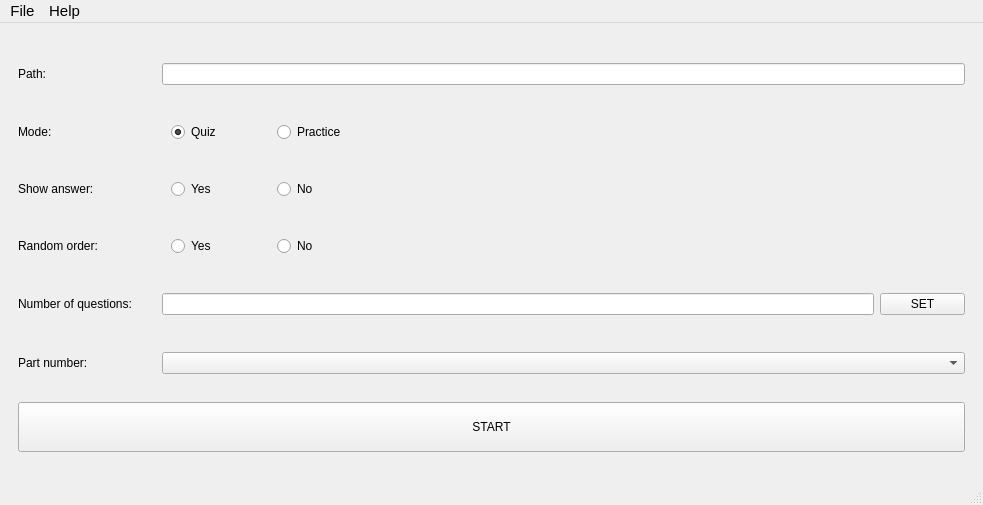
<?xml version="1.0" encoding="UTF-8"?>
<ui version="4.0">
 <class>MainWindow</class>
 <widget class="QMainWindow" name="MainWindow">
  <property name="geometry">
   <rect>
    <x>0</x>
    <y>0</y>
    <width>983</width>
    <height>505</height>
   </rect>
  </property>
  <property name="cursor">
   <cursorShape>ArrowCursor</cursorShape>
  </property>
  <property name="windowTitle">
   <string>HandiQuiz</string>
  </property>
  <widget class="QWidget" name="centralwidget">
   <layout class="QVBoxLayout" name="verticalLayout">
    <item>
     <widget class="QStackedWidget" name="stackedWidget">
      <property name="currentIndex">
       <number>0</number>
      </property>
      <widget class="QWidget" name="page1">
       <layout class="QGridLayout" name="gridLayout">
        <item row="2" column="1">
         <widget class="QWidget" name="widgetShowAnswer" native="true">
          <property name="sizePolicy">
           <sizepolicy hsizetype="Fixed" vsizetype="Preferred">
            <horstretch>0</horstretch>
            <verstretch>0</verstretch>
           </sizepolicy>
          </property>
          <layout class="QHBoxLayout" name="horizontalLayout_2">
           <item>
            <widget class="QRadioButton" name="rbtnShowAnswerYes">
             <property name="minimumSize">
              <size>
               <width>100</width>
               <height>0</height>
              </size>
             </property>
             <property name="text">
              <string>Yes</string>
             </property>
            </widget>
           </item>
           <item>
            <widget class="QRadioButton" name="rbtnShowAnswerNo">
             <property name="text">
              <string>No</string>
             </property>
            </widget>
           </item>
          </layout>
         </widget>
        </item>
        <item row="5" column="1">
         <widget class="QWidget" name="widgetPartNumber" native="true">
          <layout class="QVBoxLayout" name="verticalLayout_4">
           <property name="leftMargin">
            <number>0</number>
           </property>
           <property name="rightMargin">
            <number>0</number>
           </property>
           <item>
            <widget class="QComboBox" name="cbbPartNumber">
             <property name="styleSheet">
              <string notr="true"/>
             </property>
            </widget>
           </item>
          </layout>
         </widget>
        </item>
        <item row="1" column="1">
         <widget class="QWidget" name="widgetMode" native="true">
          <property name="sizePolicy">
           <sizepolicy hsizetype="Fixed" vsizetype="Preferred">
            <horstretch>0</horstretch>
            <verstretch>0</verstretch>
           </sizepolicy>
          </property>
          <layout class="QHBoxLayout" name="horizontalLayout">
           <item>
            <widget class="QRadioButton" name="rbtnModeQuiz">
             <property name="enabled">
              <bool>true</bool>
             </property>
             <property name="minimumSize">
              <size>
               <width>100</width>
               <height>0</height>
              </size>
             </property>
             <property name="sizeIncrement">
              <size>
               <width>0</width>
               <height>0</height>
              </size>
             </property>
             <property name="text">
              <string>Quiz</string>
             </property>
             <property name="checkable">
              <bool>true</bool>
             </property>
             <property name="checked">
              <bool>true</bool>
             </property>
             <property name="autoExclusive">
              <bool>true</bool>
             </property>
            </widget>
           </item>
           <item>
            <widget class="QRadioButton" name="rbtnModePractice">
             <property name="text">
              <string>Practice</string>
             </property>
            </widget>
           </item>
          </layout>
         </widget>
        </item>
        <item row="3" column="1">
         <widget class="QWidget" name="widgetRandomOrder" native="true">
          <property name="sizePolicy">
           <sizepolicy hsizetype="Fixed" vsizetype="Preferred">
            <horstretch>0</horstretch>
            <verstretch>0</verstretch>
           </sizepolicy>
          </property>
          <layout class="QHBoxLayout" name="horizontalLayout_3">
           <item>
            <widget class="QRadioButton" name="rbtnRandomOrderYes">
             <property name="minimumSize">
              <size>
               <width>100</width>
               <height>0</height>
              </size>
             </property>
             <property name="styleSheet">
              <string notr="true"/>
             </property>
             <property name="text">
              <string>Yes</string>
             </property>
            </widget>
           </item>
           <item>
            <widget class="QRadioButton" name="rbtnRandomOrderNo">
             <property name="styleSheet">
              <string notr="true"/>
             </property>
             <property name="text">
              <string>No</string>
             </property>
            </widget>
           </item>
          </layout>
         </widget>
        </item>
        <item row="3" column="0">
         <widget class="QLabel" name="lblRandomOrder">
          <property name="sizePolicy">
           <sizepolicy hsizetype="Preferred" vsizetype="Fixed">
            <horstretch>0</horstretch>
            <verstretch>0</verstretch>
           </sizepolicy>
          </property>
          <property name="styleSheet">
           <string notr="true"/>
          </property>
          <property name="text">
           <string>Random order:</string>
          </property>
         </widget>
        </item>
        <item row="1" column="0">
         <widget class="QLabel" name="lblMode">
          <property name="sizePolicy">
           <sizepolicy hsizetype="Preferred" vsizetype="Fixed">
            <horstretch>0</horstretch>
            <verstretch>0</verstretch>
           </sizepolicy>
          </property>
          <property name="text">
           <string>Mode:</string>
          </property>
         </widget>
        </item>
        <item row="0" column="0">
         <widget class="QLabel" name="lblName">
          <property name="sizePolicy">
           <sizepolicy hsizetype="Preferred" vsizetype="Fixed">
            <horstretch>0</horstretch>
            <verstretch>0</verstretch>
           </sizepolicy>
          </property>
          <property name="text">
           <string>Path:</string>
          </property>
         </widget>
        </item>
        <item row="6" column="0" colspan="2">
         <widget class="QPushButton" name="btnStart">
          <property name="sizePolicy">
           <sizepolicy hsizetype="Minimum" vsizetype="Fixed">
            <horstretch>0</horstretch>
            <verstretch>0</verstretch>
           </sizepolicy>
          </property>
          <property name="minimumSize">
           <size>
            <width>0</width>
            <height>50</height>
           </size>
          </property>
          <property name="text">
           <string>START</string>
          </property>
          <property name="default">
           <bool>false</bool>
          </property>
          <property name="flat">
           <bool>false</bool>
          </property>
         </widget>
        </item>
        <item row="5" column="0">
         <widget class="QLabel" name="lblPartNumber">
          <property name="enabled">
           <bool>true</bool>
          </property>
          <property name="sizePolicy">
           <sizepolicy hsizetype="Preferred" vsizetype="Fixed">
            <horstretch>0</horstretch>
            <verstretch>0</verstretch>
           </sizepolicy>
          </property>
          <property name="styleSheet">
           <string notr="true"/>
          </property>
          <property name="text">
           <string>Part number:</string>
          </property>
         </widget>
        </item>
        <item row="0" column="1">
         <widget class="QWidget" name="widgetName" native="true">
          <layout class="QVBoxLayout" name="verticalLayout_3">
           <property name="leftMargin">
            <number>0</number>
           </property>
           <property name="rightMargin">
            <number>0</number>
           </property>
           <item>
            <widget class="QLineEdit" name="lnName">
             <property name="readOnly">
              <bool>true</bool>
             </property>
            </widget>
           </item>
          </layout>
         </widget>
        </item>
        <item row="2" column="0">
         <widget class="QLabel" name="lblShowAnswer">
          <property name="sizePolicy">
           <sizepolicy hsizetype="Preferred" vsizetype="Fixed">
            <horstretch>0</horstretch>
            <verstretch>0</verstretch>
           </sizepolicy>
          </property>
          <property name="text">
           <string>Show answer:</string>
          </property>
         </widget>
        </item>
        <item row="4" column="0">
         <widget class="QLabel" name="lblNoQuestions">
          <property name="sizePolicy">
           <sizepolicy hsizetype="Preferred" vsizetype="Fixed">
            <horstretch>0</horstretch>
            <verstretch>0</verstretch>
           </sizepolicy>
          </property>
          <property name="text">
           <string>Number of questions:       </string>
          </property>
         </widget>
        </item>
        <item row="4" column="1">
         <widget class="QWidget" name="widgetNOQues" native="true">
          <property name="sizePolicy">
           <sizepolicy hsizetype="Preferred" vsizetype="Preferred">
            <horstretch>0</horstretch>
            <verstretch>0</verstretch>
           </sizepolicy>
          </property>
          <layout class="QHBoxLayout" name="horizontalLayout_4">
           <property name="leftMargin">
            <number>0</number>
           </property>
           <property name="rightMargin">
            <number>0</number>
           </property>
           <item>
            <widget class="QLineEdit" name="lnNOQues"/>
           </item>
           <item>
            <widget class="QPushButton" name="btnSet">
             <property name="sizePolicy">
              <sizepolicy hsizetype="Minimum" vsizetype="Fixed">
               <horstretch>0</horstretch>
               <verstretch>0</verstretch>
              </sizepolicy>
             </property>
             <property name="sizeIncrement">
              <size>
               <width>0</width>
               <height>0</height>
              </size>
             </property>
             <property name="text">
              <string>        SET        </string>
             </property>
            </widget>
           </item>
          </layout>
         </widget>
        </item>
       </layout>
      </widget>
      <widget class="QWidget" name="page2">
       <layout class="QGridLayout" name="gridLayout_2">
        <property name="bottomMargin">
         <number>0</number>
        </property>
        <item row="0" column="1">
         <widget class="QListWidget" name="lstQuestions">
          <property name="sizePolicy">
           <sizepolicy hsizetype="Fixed" vsizetype="Expanding">
            <horstretch>0</horstretch>
            <verstretch>0</verstretch>
           </sizepolicy>
          </property>
          <property name="styleSheet">
           <string notr="true"/>
          </property>
         </widget>
        </item>
        <item row="0" column="0">
         <widget class="QWidget" name="widget" native="true">
          <property name="sizePolicy">
           <sizepolicy hsizetype="Preferred" vsizetype="Preferred">
            <horstretch>0</horstretch>
            <verstretch>0</verstretch>
           </sizepolicy>
          </property>
          <layout class="QVBoxLayout" name="verticalLayout_2">
           <property name="leftMargin">
            <number>0</number>
           </property>
           <property name="topMargin">
            <number>0</number>
           </property>
           <property name="rightMargin">
            <number>0</number>
           </property>
           <property name="bottomMargin">
            <number>0</number>
           </property>
           <item>
            <widget class="QLabel" name="lblQuestion">
             <property name="sizePolicy">
              <sizepolicy hsizetype="Expanding" vsizetype="Fixed">
               <horstretch>0</horstretch>
               <verstretch>0</verstretch>
              </sizepolicy>
             </property>
             <property name="maximumSize">
              <size>
               <width>16777215</width>
               <height>200</height>
              </size>
             </property>
             <property name="text">
              <string/>
             </property>
             <property name="alignment">
              <set>Qt::AlignLeading|Qt::AlignLeft|Qt::AlignTop</set>
             </property>
             <property name="wordWrap">
              <bool>true</bool>
             </property>
             <property name="textInteractionFlags">
              <set>Qt::LinksAccessibleByMouse|Qt::TextSelectableByKeyboard|Qt::TextSelectableByMouse</set>
             </property>
            </widget>
           </item>
           <item>
            <widget class="QScrollArea" name="scrollArea">
             <property name="sizePolicy">
              <sizepolicy hsizetype="Preferred" vsizetype="Maximum">
               <horstretch>0</horstretch>
               <verstretch>0</verstretch>
              </sizepolicy>
             </property>
             <property name="minimumSize">
              <size>
               <width>0</width>
               <height>150</height>
              </size>
             </property>
             <property name="maximumSize">
              <size>
               <width>16777215</width>
               <height>150</height>
              </size>
             </property>
             <property name="baseSize">
              <size>
               <width>0</width>
               <height>0</height>
              </size>
             </property>
             <property name="frameShape">
              <enum>QFrame::Box</enum>
             </property>
             <property name="widgetResizable">
              <bool>true</bool>
             </property>
             <widget class="QWidget" name="lstAnswers">
              <property name="geometry">
               <rect>
                <x>0</x>
                <y>0</y>
                <width>96</width>
                <height>146</height>
               </rect>
              </property>
              <layout class="QVBoxLayout" name="verticalLayout_5"/>
             </widget>
            </widget>
           </item>
           <item>
            <widget class="QWidget" name="widget_2" native="true">
             <property name="sizePolicy">
              <sizepolicy hsizetype="Preferred" vsizetype="Fixed">
               <horstretch>0</horstretch>
               <verstretch>0</verstretch>
              </sizepolicy>
             </property>
             <layout class="QGridLayout" name="gridLayout_3" rowstretch="0">
              <property name="spacing">
               <number>7</number>
              </property>
              <item row="0" column="1">
               <widget class="QPushButton" name="btnPrevQues">
                <property name="sizePolicy">
                 <sizepolicy hsizetype="Fixed" vsizetype="Fixed">
                  <horstretch>0</horstretch>
                  <verstretch>0</verstretch>
                 </sizepolicy>
                </property>
                <property name="toolTip">
                 <string>Previous question (←)</string>
                </property>
                <property name="text">
                 <string>&lt;</string>
                </property>
                <property name="shortcut">
                 <string>Left</string>
                </property>
               </widget>
              </item>
              <item row="0" column="3">
               <spacer name="horizontalSpacer_2">
                <property name="orientation">
                 <enum>Qt::Horizontal</enum>
                </property>
                <property name="sizeHint" stdset="0">
                 <size>
                  <width>40</width>
                  <height>20</height>
                 </size>
                </property>
               </spacer>
              </item>
              <item row="0" column="4">
               <widget class="QPushButton" name="btnSubmit">
                <property name="sizePolicy">
                 <sizepolicy hsizetype="Fixed" vsizetype="Fixed">
                  <horstretch>0</horstretch>
                  <verstretch>0</verstretch>
                 </sizepolicy>
                </property>
                <property name="toolTip">
                 <string>Submit (Enter)</string>
                </property>
                <property name="text">
                 <string>        SUBMIT        </string>
                </property>
                <property name="shortcut">
                 <string>Return</string>
                </property>
               </widget>
              </item>
              <item row="0" column="2">
               <widget class="QPushButton" name="btnNextQues">
                <property name="sizePolicy">
                 <sizepolicy hsizetype="Fixed" vsizetype="Fixed">
                  <horstretch>0</horstretch>
                  <verstretch>0</verstretch>
                 </sizepolicy>
                </property>
                <property name="toolTip">
                 <string>Next question (→)</string>
                </property>
                <property name="text">
                 <string>&gt;</string>
                </property>
                <property name="shortcut">
                 <string>Right</string>
                </property>
               </widget>
              </item>
              <item row="0" column="0">
               <spacer name="horizontalSpacer">
                <property name="orientation">
                 <enum>Qt::Horizontal</enum>
                </property>
                <property name="sizeHint" stdset="0">
                 <size>
                  <width>40</width>
                  <height>20</height>
                 </size>
                </property>
               </spacer>
              </item>
              <item row="0" column="5">
               <spacer name="horizontalSpacer_3">
                <property name="orientation">
                 <enum>Qt::Horizontal</enum>
                </property>
                <property name="sizeHint" stdset="0">
                 <size>
                  <width>40</width>
                  <height>20</height>
                 </size>
                </property>
               </spacer>
              </item>
             </layout>
            </widget>
           </item>
          </layout>
         </widget>
        </item>
       </layout>
      </widget>
     </widget>
    </item>
   </layout>
  </widget>
  <widget class="QMenuBar" name="menubar">
   <property name="geometry">
    <rect>
     <x>0</x>
     <y>0</y>
     <width>983</width>
     <height>31</height>
    </rect>
   </property>
   <property name="font">
    <font>
     <pointsize>11</pointsize>
    </font>
   </property>
   <widget class="QMenu" name="menuFile">
    <property name="title">
     <string>File</string>
    </property>
    <addaction name="actionImport"/>
    <addaction name="actionOpen"/>
    <addaction name="separator"/>
    <addaction name="actionExport"/>
    <addaction name="separator"/>
    <addaction name="actionExit"/>
   </widget>
   <widget class="QMenu" name="menuHelp">
    <property name="title">
     <string>Help</string>
    </property>
    <addaction name="separator"/>
    <addaction name="actionAbout"/>
   </widget>
   <addaction name="menuFile"/>
   <addaction name="menuHelp"/>
  </widget>
  <widget class="QStatusBar" name="statusbar"/>
  <action name="actionImport">
   <property name="text">
    <string>Import</string>
   </property>
   <property name="shortcut">
    <string>Ctrl+I</string>
   </property>
  </action>
  <action name="actionOpen">
   <property name="text">
    <string>Open</string>
   </property>
   <property name="shortcut">
    <string>Ctrl+O</string>
   </property>
  </action>
  <action name="actionAbout">
   <property name="text">
    <string>About</string>
   </property>
  </action>
  <action name="actionExit">
   <property name="text">
    <string>Exit</string>
   </property>
  </action>
  <action name="actionExport">
   <property name="text">
    <string>Export</string>
   </property>
   <property name="shortcut">
    <string>Ctrl+E</string>
   </property>
  </action>
 </widget>
 <resources/>
 <connections/>
</ui>
